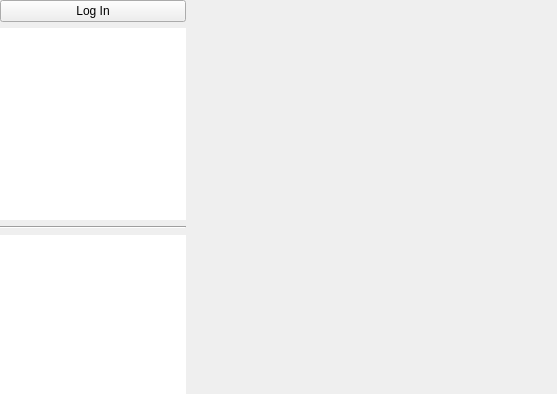
<?xml version="1.0" encoding="UTF-8"?>
<ui version="4.0">
 <class>HomeTabView</class>
 <widget class="QWidget" name="HomeTabView">
  <property name="geometry">
   <rect>
    <x>0</x>
    <y>0</y>
    <width>557</width>
    <height>394</height>
   </rect>
  </property>
  <property name="windowTitle">
   <string>Form</string>
  </property>
  <layout class="QHBoxLayout" name="horizontalLayout_2">
   <property name="leftMargin">
    <number>0</number>
   </property>
   <property name="topMargin">
    <number>0</number>
   </property>
   <property name="rightMargin">
    <number>0</number>
   </property>
   <property name="bottomMargin">
    <number>0</number>
   </property>
   <item>
    <widget class="QFrame" name="leftFrame">
     <property name="maximumSize">
      <size>
       <width>186</width>
       <height>16777215</height>
      </size>
     </property>
     <property name="autoFillBackground">
      <bool>false</bool>
     </property>
     <property name="styleSheet">
      <string notr="true"/>
     </property>
     <property name="frameShape">
      <enum>QFrame::NoFrame</enum>
     </property>
     <property name="frameShadow">
      <enum>QFrame::Raised</enum>
     </property>
     <property name="lineWidth">
      <number>1</number>
     </property>
     <layout class="QVBoxLayout" name="verticalLayout_2">
      <property name="leftMargin">
       <number>0</number>
      </property>
      <property name="topMargin">
       <number>0</number>
      </property>
      <property name="rightMargin">
       <number>0</number>
      </property>
      <property name="bottomMargin">
       <number>0</number>
      </property>
      <item>
       <widget class="QPushButton" name="loginButton">
        <property name="text">
         <string>Log In</string>
        </property>
       </widget>
      </item>
      <item>
       <widget class="QListWidget" name="navList">
        <property name="sizePolicy">
         <sizepolicy hsizetype="Minimum" vsizetype="Fixed">
          <horstretch>0</horstretch>
          <verstretch>0</verstretch>
         </sizepolicy>
        </property>
        <property name="maximumSize">
         <size>
          <width>16777215</width>
          <height>16777215</height>
         </size>
        </property>
        <property name="baseSize">
         <size>
          <width>0</width>
          <height>0</height>
         </size>
        </property>
        <property name="autoFillBackground">
         <bool>true</bool>
        </property>
        <property name="frameShape">
         <enum>QFrame::NoFrame</enum>
        </property>
       </widget>
      </item>
      <item>
       <widget class="Line" name="line">
        <property name="sizePolicy">
         <sizepolicy hsizetype="Minimum" vsizetype="Fixed">
          <horstretch>0</horstretch>
          <verstretch>0</verstretch>
         </sizepolicy>
        </property>
        <property name="orientation">
         <enum>Qt::Horizontal</enum>
        </property>
       </widget>
      </item>
      <item>
       <widget class="QTreeView" name="shelfTree">
        <property name="sizePolicy">
         <sizepolicy hsizetype="Minimum" vsizetype="Expanding">
          <horstretch>0</horstretch>
          <verstretch>0</verstretch>
         </sizepolicy>
        </property>
        <property name="maximumSize">
         <size>
          <width>16777215</width>
          <height>16777215</height>
         </size>
        </property>
        <property name="autoFillBackground">
         <bool>true</bool>
        </property>
        <property name="frameShape">
         <enum>QFrame::NoFrame</enum>
        </property>
       </widget>
      </item>
     </layout>
    </widget>
   </item>
   <item>
    <widget class="QStackedWidget" name="stackedWidget">
     <property name="minimumSize">
      <size>
       <width>0</width>
       <height>0</height>
      </size>
     </property>
     <widget class="QWidget" name="page"/>
     <widget class="QWidget" name="page_2"/>
    </widget>
   </item>
  </layout>
 </widget>
 <resources/>
 <connections/>
</ui>
